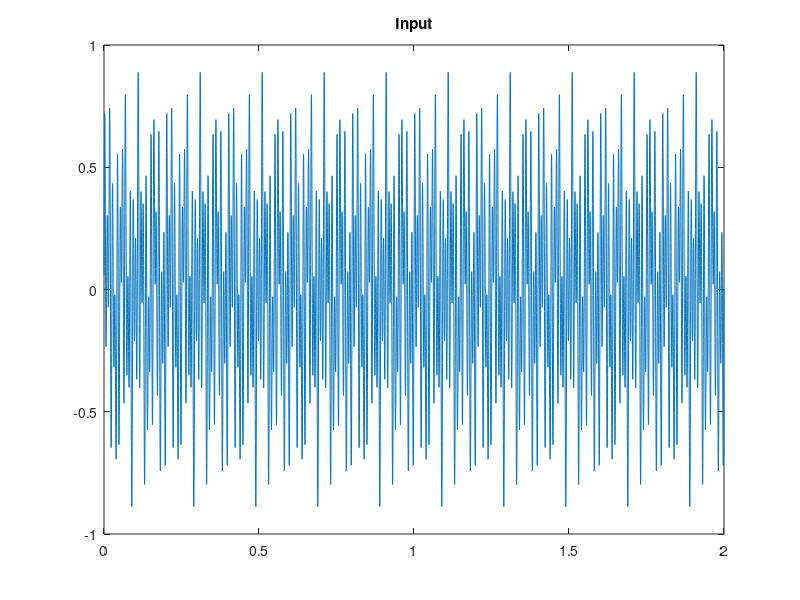

MATLAB code to generate this figure:
clc;clear
fsamp=8000;
A=[.3 .4 .2];F=[75;120;20];
t=1/fsamp:1/fsamp:2;
X=A*sin(2*pi*F*t);
plot(t,X);title('Input');


% wo = 50/(fsamp/2);  bw = 1/(fsamp/2);
% [b,a] = iirnotch(wo,bw);
% fvtool(a,b);

% noize=0.1*randn(1,length(t));
% tone=filter(a,b,noize);
tone=sin(2*pi*50*t);
Y=X+tone;

e=zeros(1,length(t));y=zeros(1,length(t));
x=tone;d=Y;
N=2;
W=zeros(1,N);
W=[1,.05];
mu=.008;
 for j=1:20
for i=N:length(x)
    y(i)=W*x(i:-1:i-(N-1))';
    e(i)=d(i)-y(i);
    W=W+mu*x(i:-1:i-(N-1))*e(i);
end
 end

soundsc(X,fsamp);
% soundsc(noize,fsamp);
% soundsc(tone,fsamp);

% soundsc(Y,fsamp);
soundsc(e,fsamp);

% soundsc(y,fsamp);


v=xcorr(tone,'biased');v=v(end-floor(end/2):end);
R=toeplitz(v(1:N));
1/max(eig(R))

% 0 < ? < 1/?max.,